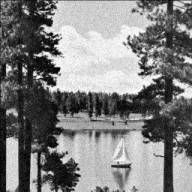
#> input picture image-processing/contraharmonic-mean-filter/input.jpg, 192 x 192 px
$ python contraharmonic-mean-filter.py
#> lines starting #> are read from the running program, lines starting #| are printed output that depends on the picture
#> further down, img is the input picture: shape (192, 192); min 0, max 255, mean 127.9
import cv2
import numpy as np

def contraharmonic_mean_filter(image, window_size, Q):

#> called with window_size = 3, Q = 1.5
    padded_image = cv2.copyMakeBorder(image, window_size // 2, window_size // 2, window_size // 2, window_size // 2, cv2.BORDER_CONSTANT)
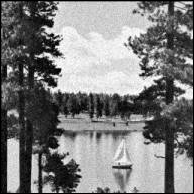
#> padded_image: shape (194, 194); min 0, max 255, mean 125.3

    filtered_image = np.zeros_like(image, dtype=np.float64)

    for i in range(window_size // 2, padded_image.shape[0] - window_size // 2):
        for j in range(window_size // 2, padded_image.shape[1] - window_size // 2):
            window = padded_image[i - window_size // 2:i + window_size // 2 + 1, j - window_size // 2:j + window_size // 2 + 1]

            numerator = np.sum(np.power(window, Q + 1))
            denominator = np.sum(np.power(window, Q))

            if denominator != 0:
                filtered_image[i - window_size // 2, j - window_size // 2] = numerator / denominator
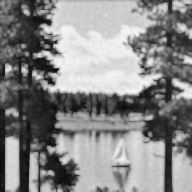
#> filtered_image: shape (192, 192) float64; min 8.5, max 248.9, mean 136.3

    filtered_image = np.uint8(filtered_image)

    return filtered_image

img = cv2.imread('input.jpg', cv2.IMREAD_GRAYSCALE)

filtered_img = contraharmonic_mean_filter(img, window_size=3, Q=1.5)

cv2.imshow('Before', img)
cv2.imshow('After', filtered_img)
cv2.waitKey(0)
cv2.destroyAllWindows()
